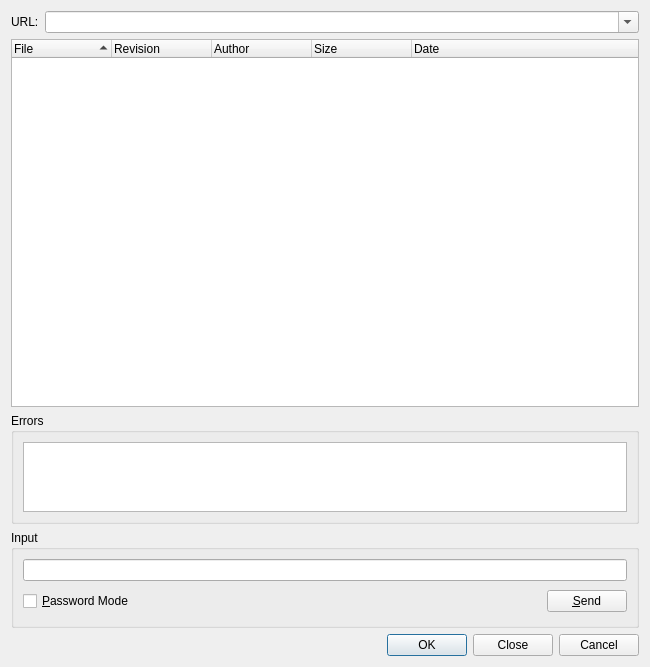
<?xml version="1.0" encoding="UTF-8"?>
<ui version="4.0">
 <class>SvnRepoBrowserDialog</class>
 <widget class="QDialog" name="SvnRepoBrowserDialog">
  <property name="geometry">
   <rect>
    <x>0</x>
    <y>0</y>
    <width>650</width>
    <height>667</height>
   </rect>
  </property>
  <property name="windowTitle">
   <string>Subversion Repository Browser</string>
  </property>
  <layout class="QGridLayout">
   <item row="0" column="0">
    <widget class="QLabel" name="label">
     <property name="text">
      <string>URL:</string>
     </property>
    </widget>
   </item>
   <item row="0" column="1">
    <widget class="QComboBox" name="urlCombo">
     <property name="sizePolicy">
      <sizepolicy hsizetype="Expanding" vsizetype="Fixed">
       <horstretch>0</horstretch>
       <verstretch>0</verstretch>
      </sizepolicy>
     </property>
     <property name="toolTip">
      <string>Enter the URL of the repository</string>
     </property>
     <property name="editable">
      <bool>true</bool>
     </property>
     <property name="insertPolicy">
      <enum>QComboBox::InsertAtTop</enum>
     </property>
    </widget>
   </item>
   <item row="1" column="0" colspan="2">
    <widget class="QTreeWidget" name="repoTree">
     <property name="sizePolicy">
      <sizepolicy hsizetype="Expanding" vsizetype="Expanding">
       <horstretch>0</horstretch>
       <verstretch>4</verstretch>
      </sizepolicy>
     </property>
     <property name="alternatingRowColors">
      <bool>true</bool>
     </property>
     <property name="sortingEnabled">
      <bool>true</bool>
     </property>
     <property name="allColumnsShowFocus">
      <bool>true</bool>
     </property>
     <property name="columnCount">
      <number>5</number>
     </property>
     <column>
      <property name="text">
       <string>File</string>
      </property>
     </column>
     <column>
      <property name="text">
       <string>Revision</string>
      </property>
     </column>
     <column>
      <property name="text">
       <string>Author</string>
      </property>
     </column>
     <column>
      <property name="text">
       <string>Size</string>
      </property>
     </column>
     <column>
      <property name="text">
       <string>Date</string>
      </property>
     </column>
    </widget>
   </item>
   <item row="2" column="0" colspan="2">
    <widget class="QGroupBox" name="errorGroup">
     <property name="sizePolicy">
      <sizepolicy hsizetype="Preferred" vsizetype="Expanding">
       <horstretch>0</horstretch>
       <verstretch>1</verstretch>
      </sizepolicy>
     </property>
     <property name="title">
      <string>Errors</string>
     </property>
     <layout class="QVBoxLayout">
      <item>
       <widget class="QTextEdit" name="errors">
        <property name="whatsThis">
         <string>&lt;b&gt;Subversion errors&lt;/b&gt;&lt;p&gt;This shows possible error messages of the svn list and svn info commands.&lt;/p&gt;</string>
        </property>
        <property name="readOnly">
         <bool>true</bool>
        </property>
        <property name="acceptRichText">
         <bool>false</bool>
        </property>
       </widget>
      </item>
     </layout>
    </widget>
   </item>
   <item row="3" column="0" colspan="2">
    <widget class="QGroupBox" name="inputGroup">
     <property name="title">
      <string>Input</string>
     </property>
     <layout class="QGridLayout">
      <item row="1" column="1">
       <spacer>
        <property name="orientation">
         <enum>Qt::Horizontal</enum>
        </property>
        <property name="sizeType">
         <enum>QSizePolicy::Expanding</enum>
        </property>
        <property name="sizeHint" stdset="0">
         <size>
          <width>327</width>
          <height>29</height>
         </size>
        </property>
       </spacer>
      </item>
      <item row="1" column="2">
       <widget class="QPushButton" name="sendButton">
        <property name="toolTip">
         <string>Press to send the input to the subversion process</string>
        </property>
        <property name="text">
         <string>&amp;Send</string>
        </property>
        <property name="shortcut">
         <string>Alt+S</string>
        </property>
       </widget>
      </item>
      <item row="0" column="0" colspan="3">
       <widget class="QLineEdit" name="input">
        <property name="toolTip">
         <string>Enter data to be sent to the subversion process</string>
        </property>
       </widget>
      </item>
      <item row="1" column="0">
       <widget class="QCheckBox" name="passwordCheckBox">
        <property name="toolTip">
         <string>Select to switch the input field to password mode</string>
        </property>
        <property name="text">
         <string>&amp;Password Mode</string>
        </property>
        <property name="shortcut">
         <string>Alt+P</string>
        </property>
       </widget>
      </item>
     </layout>
    </widget>
   </item>
   <item row="4" column="0" colspan="2">
    <widget class="QDialogButtonBox" name="buttonBox">
     <property name="orientation">
      <enum>Qt::Horizontal</enum>
     </property>
     <property name="standardButtons">
      <set>QDialogButtonBox::Cancel|QDialogButtonBox::Close|QDialogButtonBox::Ok</set>
     </property>
    </widget>
   </item>
  </layout>
 </widget>
 <tabstops>
  <tabstop>urlCombo</tabstop>
  <tabstop>repoTree</tabstop>
  <tabstop>errors</tabstop>
  <tabstop>input</tabstop>
  <tabstop>passwordCheckBox</tabstop>
  <tabstop>sendButton</tabstop>
  <tabstop>buttonBox</tabstop>
 </tabstops>
 <resources/>
 <connections>
  <connection>
   <sender>buttonBox</sender>
   <signal>rejected()</signal>
   <receiver>SvnRepoBrowserDialog</receiver>
   <slot>reject()</slot>
   <hints>
    <hint type="sourcelabel">
     <x>359</x>
     <y>660</y>
    </hint>
    <hint type="destinationlabel">
     <x>286</x>
     <y>274</y>
    </hint>
   </hints>
  </connection>
  <connection>
   <sender>buttonBox</sender>
   <signal>accepted()</signal>
   <receiver>SvnRepoBrowserDialog</receiver>
   <slot>accept()</slot>
   <hints>
    <hint type="sourcelabel">
     <x>146</x>
     <y>660</y>
    </hint>
    <hint type="destinationlabel">
     <x>8</x>
     <y>472</y>
    </hint>
   </hints>
  </connection>
 </connections>
</ui>
